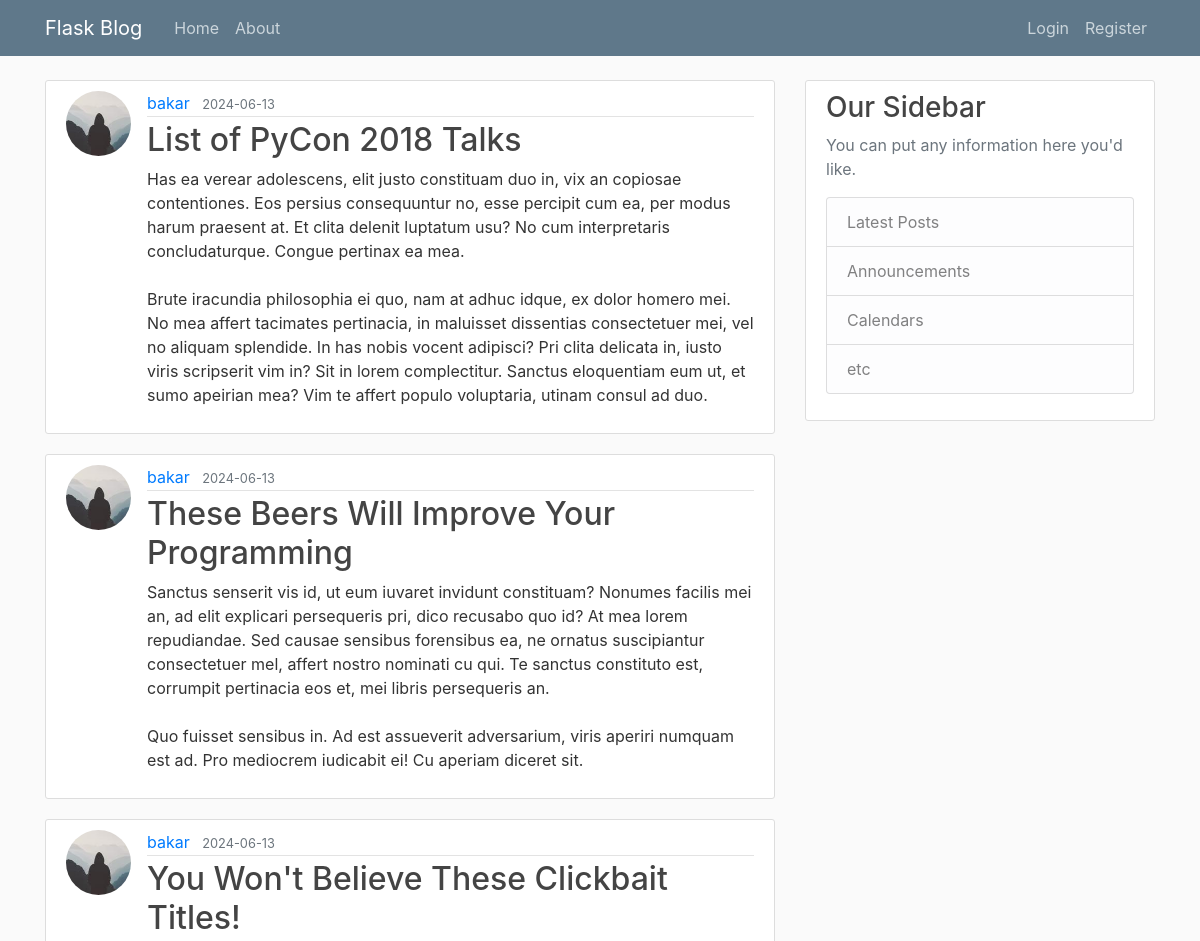
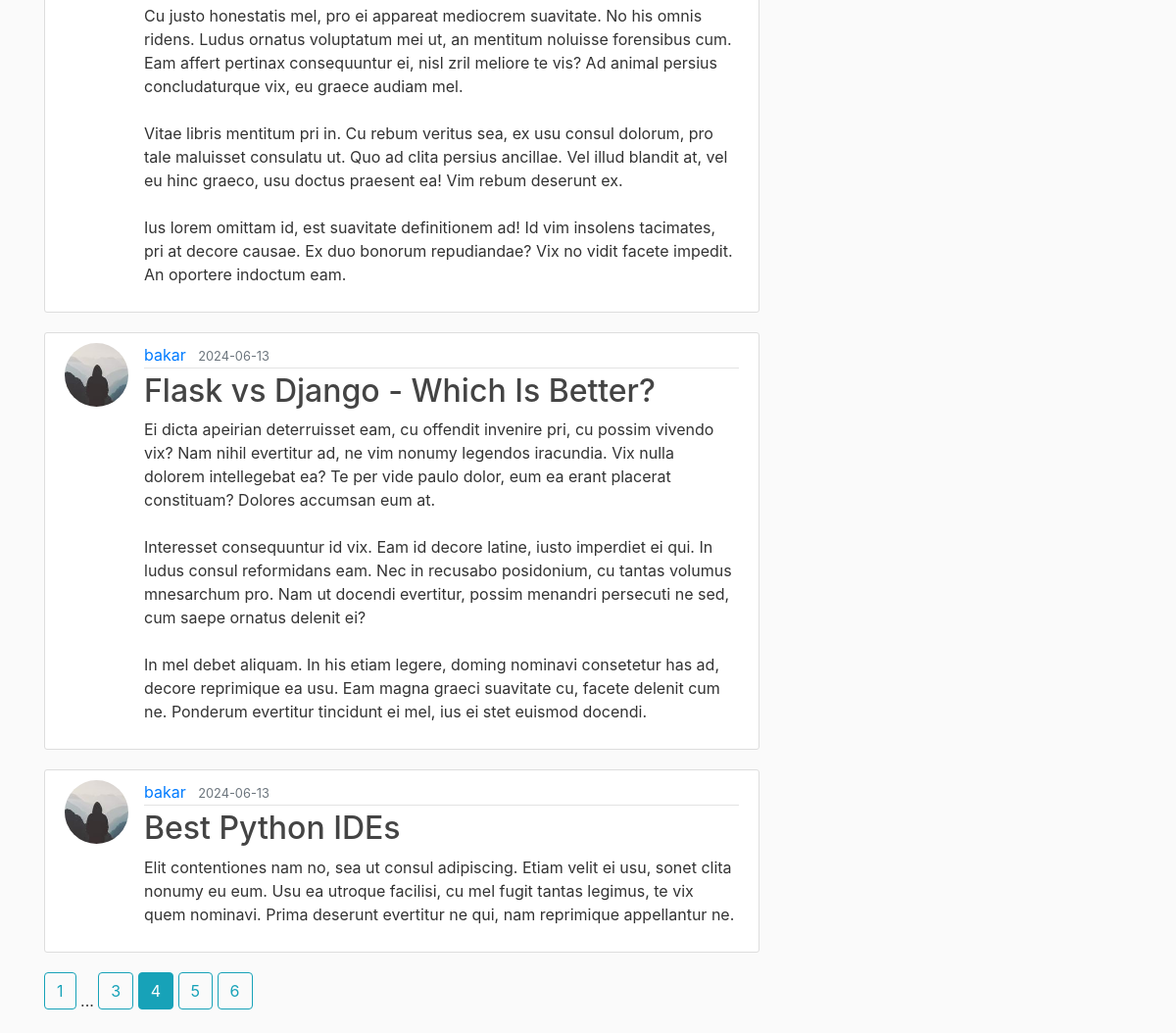
/home?page=4, run on the app's committed database (2 pictures, top to bottom).
### flaskblog/models.py (models this page shows, shortened)
class Post(db.Model):
    id = db.Column(db.Integer, primary_key = True)
    title = db.Column(db.String(100), nullable=False)
    date_posted = db.Column(db.DateTime, nullable=False, default=datetime.now)
    content = db.Column(db.Text, nullable=False)
    author_id = db.Column(db.Integer, db.ForeignKey('user.id'), nullable=False)

class User(db.Model, UserMixin):
    id = db.Column(db.Integer, primary_key=True)
    username = db.Column(db.String(20), unique=True, nullable=False)
    email = db.Column(db.String(120), unique=True, nullable=False)
    image_file = db.Column(db.String(20), nullable=False, default='default.jpg')
    password = db.Column(db.String(60), nullable=False)
    posts = db.relationship('Post', backref='author', lazy=True)

### flaskblog/main/routes.py (the view)
@main.route("/")
@main.route("/home")
def home():
    page = request.args.get('page', 1, type=int)
    posts = Post.query.order_by(Post.date_posted.desc()).paginate(per_page=5, page=page)
    return render_template('home.html', posts=posts)

### flaskblog/templates/home.html
{% extends "layout.html" %}
{% block content %}
    {% for post in posts.items %}
        <article class="media content-section">
          <img class="rounded-circle article-img" src="{{ url_for('static', filename='profile_pics/' + post.author.image_file)}}">
          <div class="media-body">
            <div class="article-metadata">
              <a class="mr-2" href="{{url_for('users.user_posts', username=post.author.username)}}">{{ post.author.username }}</a>
              <small class="text-muted">{{ post.date_posted.strftime('%Y-%m-%d') }}</small>
            </div>
            <h2><a class="article-title" href="{{ url_for('posts.post', post_id=post.id)}}">{{ post.title }}</a></h2>
            <p class="article-content">{{ post.content }}</p>
          </div>
        </article>
    {% endfor %}
    {% for page_num in posts.iter_pages(left_edge=1, right_edge=1, left_current=1, right_current=2) %}
        {% if page_num %}
          {% if posts.page == page_num %}
            <a href="{{url_for('main.home', page=page_num)}}" class="btn btn-info mb-4">{{page_num}}</a>
          {% else %}
          <a href="{{url_for('main.home', page=page_num)}}" class="btn btn-outline-info mb-4">{{page_num}}</a>
          {% endif %}
        {% else %}
        ...
        {% endif%}
    {% endfor %}
{% endblock content %}

### flaskblog/static/css/main.css (style rules this page uses)
body { background: #fafafa; color: #333333; margin-top: 5rem; }
h1, h2, h3, h4, h5, h6 { color: #444444; }
.content-section { background: #ffffff; padding: 10px 20px; border: 1px solid #dddddd; border-radius: 3px; margin-bottom: 20px; }
.article-title { color: #444444; }
.article-content { white-space: pre-line; }
.article-img { height: 65px; width: 65px; margin-right: 16px; }
.article-metadata { padding-bottom: 1px; margin-bottom: 4px; border-bottom: 1px solid #e3e3e3 }

### data on the page
Post: image_file (picture), author.username "bakar", date_posted "2024-06-13", title "List of PyCon 2018 Talks", content "Has ea verear adolescens, elit justo constituam duo in, vix an copiosae contentiones. Eos persius consequuntur no, esse percipit cum ea, per modus harum praesent at. Et clita delenit luptatum usu? No cum interpretaris concludaturque. Congue pertinax ea mea. Brute iracundia philosophia ei quo, nam at adhuc idque, ex dolor homero mei. No mea affert tacimates pertinacia, in maluisset dissentias consectetuer mei, vel no aliquam splendide. In has nobis vocent adipisci? Pri clita delicata in, iusto viris scripserit vim in? Sit in lorem complectitur. Sanctus eloquentiam eum ut, et sumo apeirian mea? Vim te affert populo voluptaria, utinam consul ad duo."
Post: image_file (picture), author.username "bakar", date_posted "2024-06-13", title "These Beers Will Improve Your Programming", content "Sanctus senserit vis id, ut eum iuvaret invidunt constituam? Nonumes facilis mei an, ad elit explicari persequeris pri, dico recusabo quo id? At mea lorem repudiandae. Sed causae sensibus forensibus ea, ne ornatus suscipiantur consectetuer mel, affert nostro nominati cu qui. Te sanctus constituto est, corrumpit pertinacia eos et, mei libris persequeris an. Quo fuisset sensibus in. Ad est assueverit adversarium, viris aperiri numquam est ad. Pro mediocrem iudicabit ei! Cu aperiam diceret sit."
Post: image_file (picture), author.username "bakar", date_posted "2024-06-13", title "You Won't Believe These Clickbait Titles!", content "Cu justo honestatis mel, pro ei appareat mediocrem suavitate. No his omnis ridens. Ludus ornatus voluptatum mei ut, an mentitum noluisse forensibus cum. Eam affert pertinax consequuntur ei, nisl zril meliore te vis? Ad animal persius concludaturque vix, eu graece audiam mel. Vitae libris mentitum pri in. Cu rebum veritus sea, ex usu consul dolorum, pro tale maluisset consulatu ut. Quo ad clita persius ancillae. Vel illud blandit at, vel eu hinc graeco, usu doctus praesent ea! Vim rebum deserunt ex. Ius lorem omittam id, est suavitate definitionem ad! Id vim insolens tacimates, pri at decore causae. Ex duo bonorum repudiandae? Vix no vidit facete impedit. An oportere indoctum eam."
Post: image_file (picture), author.username "bakar", date_posted "2024-06-13", title "Flask vs Django - Which Is Better?", content "Ei dicta apeirian deterruisset eam, cu offendit invenire pri, cu possim vivendo vix? Nam nihil evertitur ad, ne vim nonumy legendos iracundia. Vix nulla dolorem intellegebat ea? Te per vide paulo dolor, eum ea erant placerat constituam? Dolores accumsan eum at. Interesset consequuntur id vix. Eam id decore latine, iusto imperdiet ei qui. In ludus consul reformidans eam. Nec in recusabo posidonium, cu tantas volumus mnesarchum pro. Nam ut docendi evertitur, possim menandri persecuti ne sed, cum saepe ornatus delenit ei? In mel debet aliquam. In his etiam legere, doming nominavi consetetur has ad, decore reprimique ea usu. Eam magna graeci suavitate cu, facete delenit cum ne. Ponderum…"
Post: image_file (picture), author.username "bakar", date_posted "2024-06-13", title "Best Python IDEs", content "Elit contentiones nam no, sea ut consul adipiscing. Etiam velit ei usu, sonet clita nonumy eu eum. Usu ea utroque facilisi, cu mel fugit tantas legimus, te vix quem nominavi. Prima deserunt evertitur ne qui, nam reprimique appellantur ne."

### other printed values
{{ page_num }} "1" "3" "5" "6"
{{ page_num }} "4"
